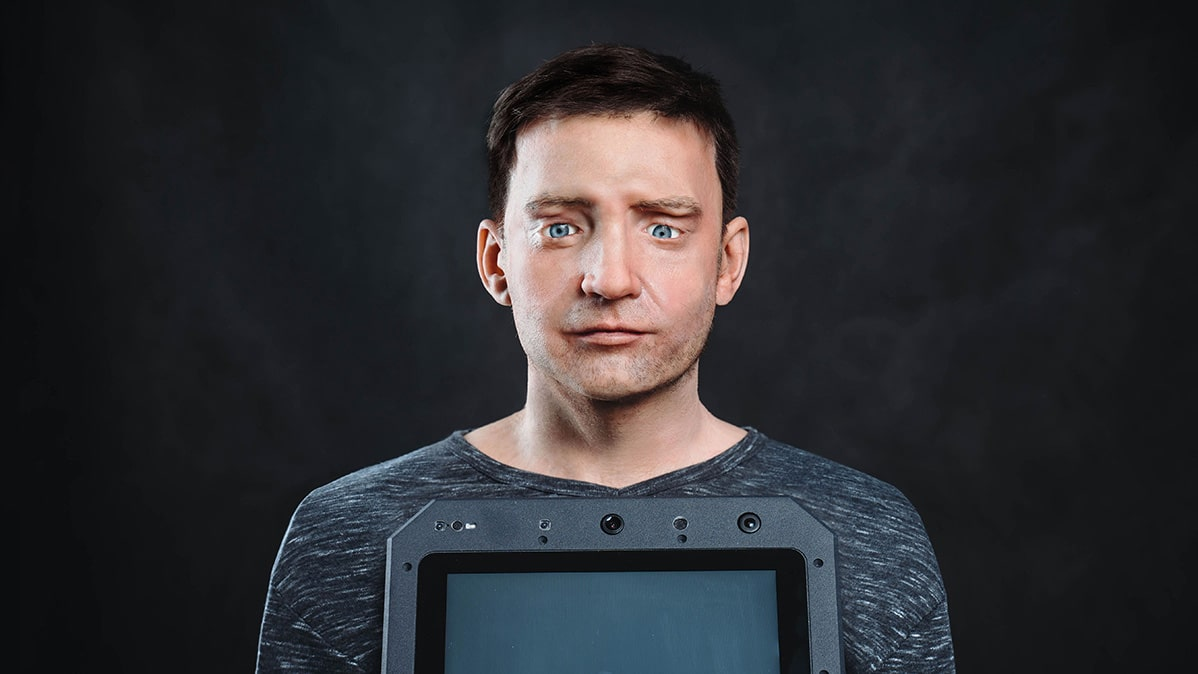
#> input picture Basic Intro to image processing/Robo.jpg, 1198 x 674 px
$ jupyter execute Basic_Introduction_to_Image_Processing.ipynb   (shell and % lines are left out)
#> lines starting #> are read from the running program, lines starting #| are printed output that depends on the picture
# **Installing OpenCV From Prebuilt Binaries**

[cell 1]
import cv2

# **Reading Image as Color Image in OpenCV-Python**

[cell 2]
from google.colab.patches import cv2_imshow

[cell 3]
import cv2
img = cv2.imread('Robo.jpg', cv2.IMREAD_UNCHANGED)
#> img is the input picture: shape (674, 1198, 3); mean B, G, R 49.8, 46.1, 45.9
cv2_imshow(img)

# **Reading Image as Color or GrayScale Image in OpenCV-Python**

[cell 4]
import cv2
img = cv2.imread('Robo.jpg', cv2.IMREAD_GRAYSCALE)
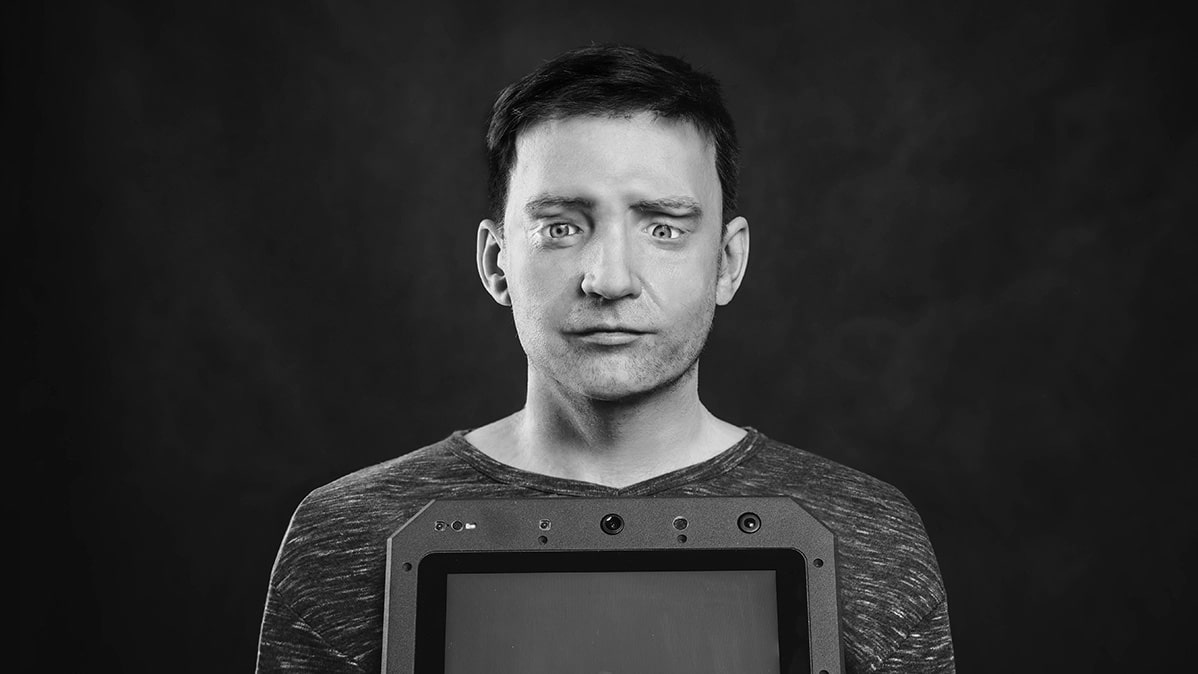
#> img: shape (674, 1198); min 0, max 255, mean 46.5
cv2_imshow(img)

# **Read Image from Height 100–200 Pixel and Width 200–400 Pixel**

[cell 5]
import cv2
img = cv2.imread('Robo.jpg',1)
roi = img[100 : 200, 200 : 400]
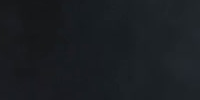
#> roi: shape (100, 200, 3); mean B, G, R 33.9, 29.9, 26.4
cv2_imshow(roi)

# **Resize image to 200px 180px ( Width Height )**

[cell 6]
import cv2
img = cv2.imread('Robo.jpg',1)
resize = cv2.resize(img, (200, 180))
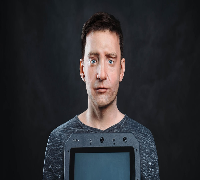
#> resize: shape (180, 200, 3); mean B, G, R 49.7, 46.1, 45.9
cv2_imshow(resize)

# **Rotating the Image**

[cell 7]
import cv2
img = cv2.imread('Robo.jpg',1)
h,w = img.shape[:2]
#> h = 674; w = 1198
center = (w // 2, h // 2)
#> center = (599, 337)
matrix = cv2.getRotationMatrix2D(center, 45, 0.5)
rotated = cv2.warpAffine(img, matrix, (w, h))
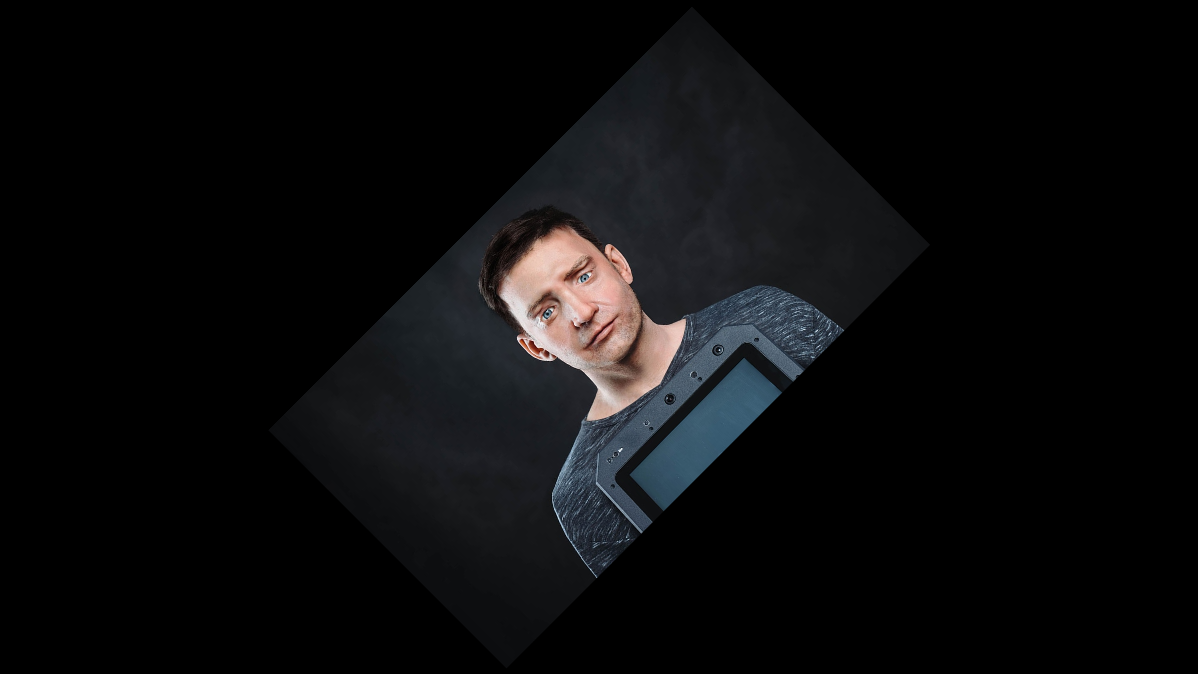
#> rotated: shape (674, 1198, 3); mean B, G, R 12.4, 11.5, 11.5
cv2_imshow(rotated)

# **Drawing a Rectangle on image**

[cell 8]
import cv2
img = cv2.imread('Robo.jpg',1)
output = img.copy()
rectangle = cv2.rectangle(output, (400, 400),(800, 200), (0, 255, 0), 5)

cv2_imshow(rectangle)

# **Displaying text on Image in Python using OpenCV**

[cell 9]
import cv2
img = cv2.imread('Robo.jpg',1)
output = img.copy()
text = cv2.putText(output, 'www.Robo.org.in', (120, 25),  cv2.FONT_HERSHEY_SIMPLEX, 1, (60, 60, 60), 2)

cv2_imshow(text)
